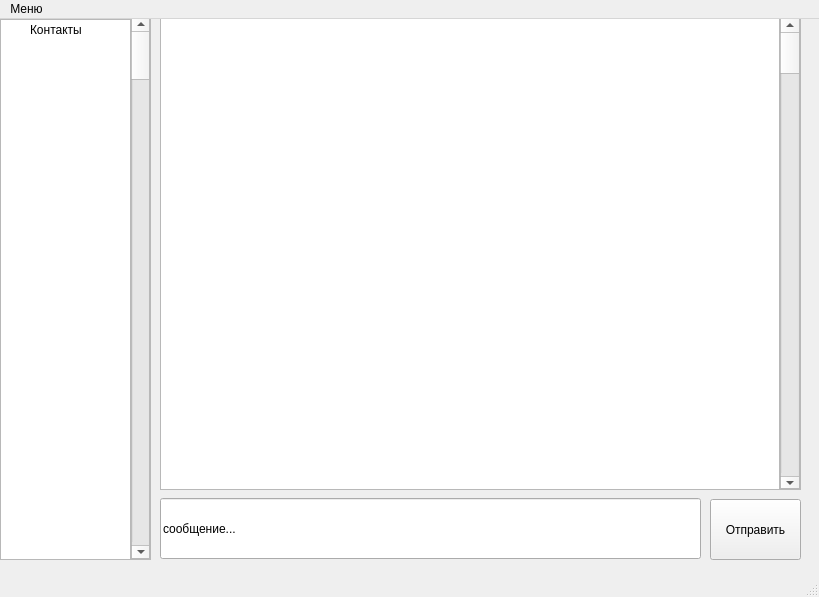
<?xml version="1.0" encoding="UTF-8"?>
<ui version="4.0">
 <class>MainWindow</class>
 <widget class="QMainWindow" name="MainWindow">
  <property name="geometry">
   <rect>
    <x>0</x>
    <y>0</y>
    <width>819</width>
    <height>597</height>
   </rect>
  </property>
  <property name="windowTitle">
   <string>MainWindow</string>
  </property>
  <widget class="QWidget" name="centralwidget">
   <widget class="QTextBrowser" name="textBrowser">
    <property name="geometry">
     <rect>
      <x>160</x>
      <y>-20</y>
      <width>641</width>
      <height>491</height>
     </rect>
    </property>
   </widget>
   <widget class="QLineEdit" name="lineEdit">
    <property name="geometry">
     <rect>
      <x>160</x>
      <y>479</y>
      <width>541</width>
      <height>61</height>
     </rect>
    </property>
    <property name="text">
     <string>сообщение...</string>
    </property>
   </widget>
   <widget class="QPushButton" name="pushButton">
    <property name="geometry">
     <rect>
      <x>710</x>
      <y>480</y>
      <width>91</width>
      <height>61</height>
     </rect>
    </property>
    <property name="text">
     <string>Отправить</string>
    </property>
   </widget>
   <widget class="QListWidget" name="listWidget">
    <property name="geometry">
     <rect>
      <x>0</x>
      <y>0</y>
      <width>151</width>
      <height>541</height>
     </rect>
    </property>
   </widget>
   <widget class="QScrollArea" name="scrollArea">
    <property name="geometry">
     <rect>
      <x>779</x>
      <y>-1</y>
      <width>21</width>
      <height>471</height>
     </rect>
    </property>
    <property name="widgetResizable">
     <bool>true</bool>
    </property>
    <widget class="QWidget" name="scrollAreaWidgetContents">
     <property name="geometry">
      <rect>
       <x>0</x>
       <y>0</y>
       <width>19</width>
       <height>469</height>
      </rect>
     </property>
     <widget class="QScrollBar" name="verticalScrollBar">
      <property name="geometry">
       <rect>
        <x>0</x>
        <y>0</y>
        <width>20</width>
        <height>471</height>
       </rect>
      </property>
      <property name="orientation">
       <enum>Qt::Vertical</enum>
      </property>
     </widget>
    </widget>
   </widget>
   <widget class="QScrollArea" name="scrollArea_2">
    <property name="geometry">
     <rect>
      <x>130</x>
      <y>-1</y>
      <width>20</width>
      <height>541</height>
     </rect>
    </property>
    <property name="widgetResizable">
     <bool>true</bool>
    </property>
    <widget class="QWidget" name="scrollAreaWidgetContents_2">
     <property name="geometry">
      <rect>
       <x>0</x>
       <y>0</y>
       <width>18</width>
       <height>539</height>
      </rect>
     </property>
     <widget class="QScrollBar" name="verticalScrollBar_2">
      <property name="geometry">
       <rect>
        <x>0</x>
        <y>-1</y>
        <width>20</width>
        <height>541</height>
       </rect>
      </property>
      <property name="orientation">
       <enum>Qt::Vertical</enum>
      </property>
     </widget>
    </widget>
   </widget>
   <widget class="QLabel" name="label">
    <property name="geometry">
     <rect>
      <x>30</x>
      <y>0</y>
      <width>51</width>
      <height>21</height>
     </rect>
    </property>
    <property name="text">
     <string>Контакты</string>
    </property>
   </widget>
  </widget>
  <widget class="QMenuBar" name="menubar">
   <property name="geometry">
    <rect>
     <x>0</x>
     <y>0</y>
     <width>819</width>
     <height>22</height>
    </rect>
   </property>
   <widget class="QMenu" name="menu">
    <property name="title">
     <string>Меню</string>
    </property>
   </widget>
   <addaction name="menu"/>
  </widget>
  <widget class="QStatusBar" name="statusbar"/>
 </widget>
 <resources/>
 <connections>
  <connection>
   <sender>pushButton</sender>
   <signal>clicked()</signal>
   <receiver>lineEdit</receiver>
   <slot>clear()</slot>
   <hints>
    <hint type="sourcelabel">
     <x>734</x>
     <y>548</y>
    </hint>
    <hint type="destinationlabel">
     <x>686</x>
     <y>552</y>
    </hint>
   </hints>
  </connection>
  <connection>
   <sender>listWidget</sender>
   <signal>itemClicked(QListWidgetItem*)</signal>
   <receiver>textBrowser</receiver>
   <slot>forward()</slot>
   <hints>
    <hint type="sourcelabel">
     <x>55</x>
     <y>173</y>
    </hint>
    <hint type="destinationlabel">
     <x>251</x>
     <y>181</y>
    </hint>
   </hints>
  </connection>
 </connections>
</ui>
